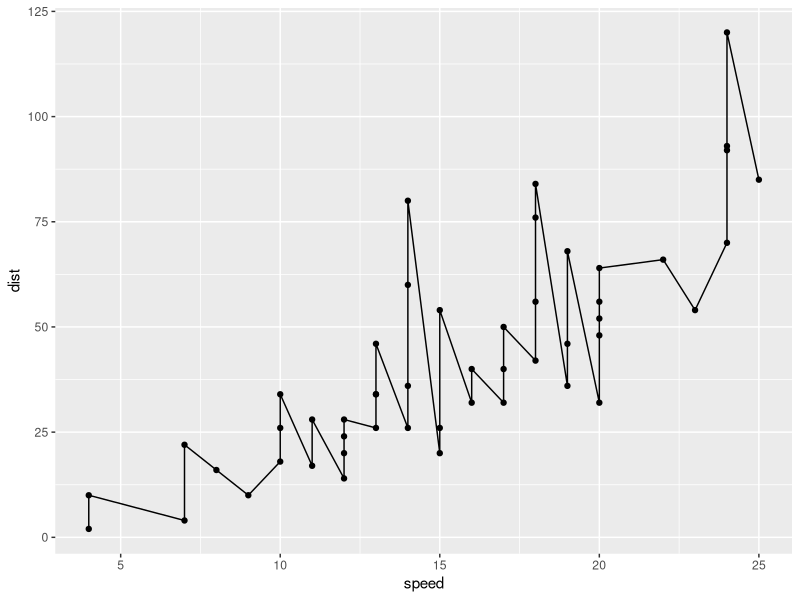
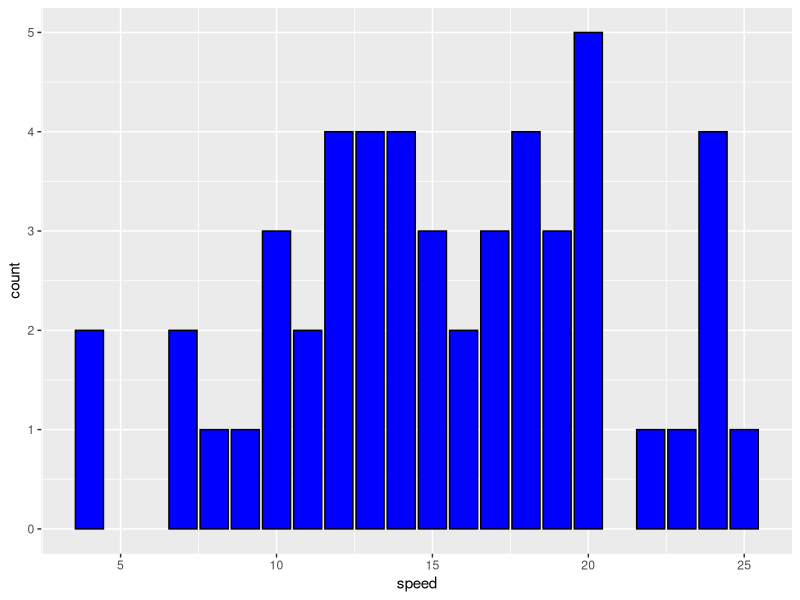
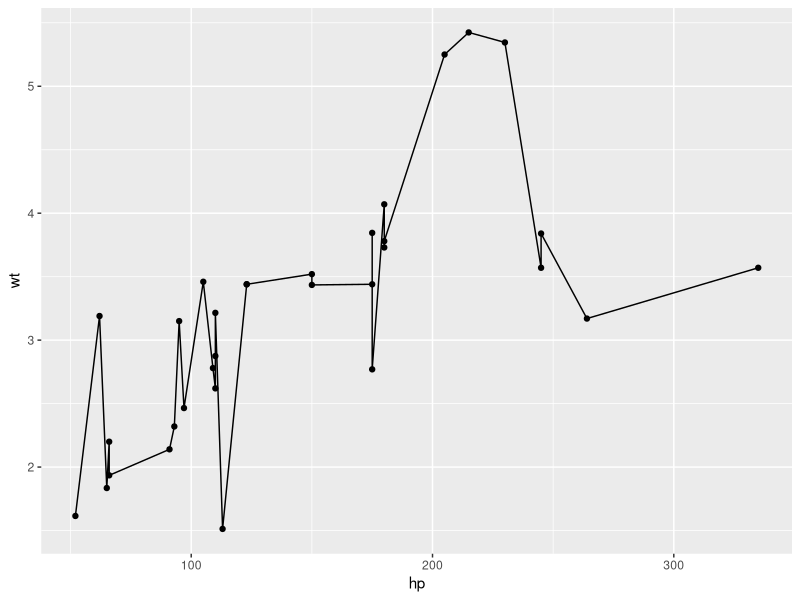
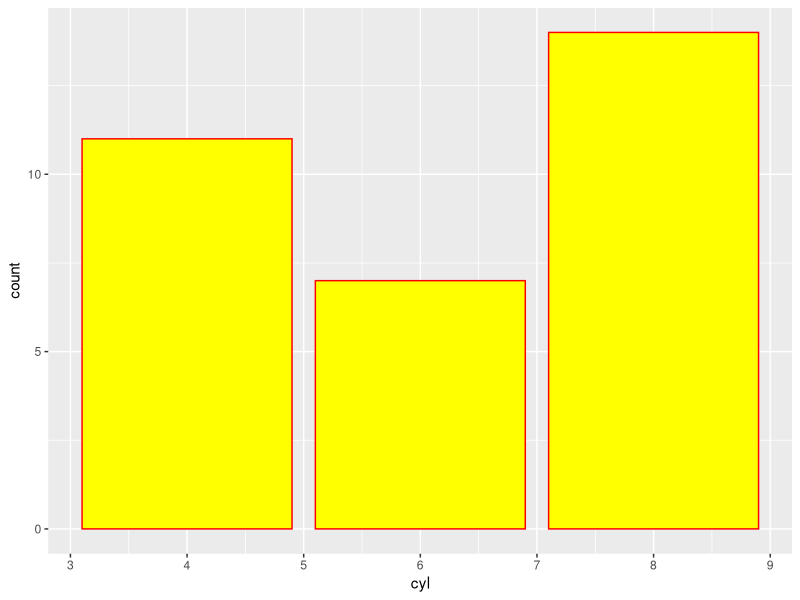

R code for these plots, in order:

cars

library(ggplot2)

ggplot(data = cars, aes(x = speed, y = dist)) + geom_point() + geom_line()

ggplot(data = cars, aes(x = speed)) +  geom_bar(fill = "blue", colour = "black")

# ggplot(cars, aes(x = speed, y = dist)) + geom_boxplot()


diamonds
names(diamonds)
table(diamonds$clarity)
nrow(diamonds)


mtcars

library(ggplot2)

ggplot(data = mtcars, aes(x = hp, y = wt)) + geom_point() + geom_line()

ggplot(data = mtcars, aes(x = cyl)) +  geom_bar(fill = "yellow", colour = "red")

# ggplot(mtcars, aes(x=cyl, y=wt)) +  geom_boxplot()



